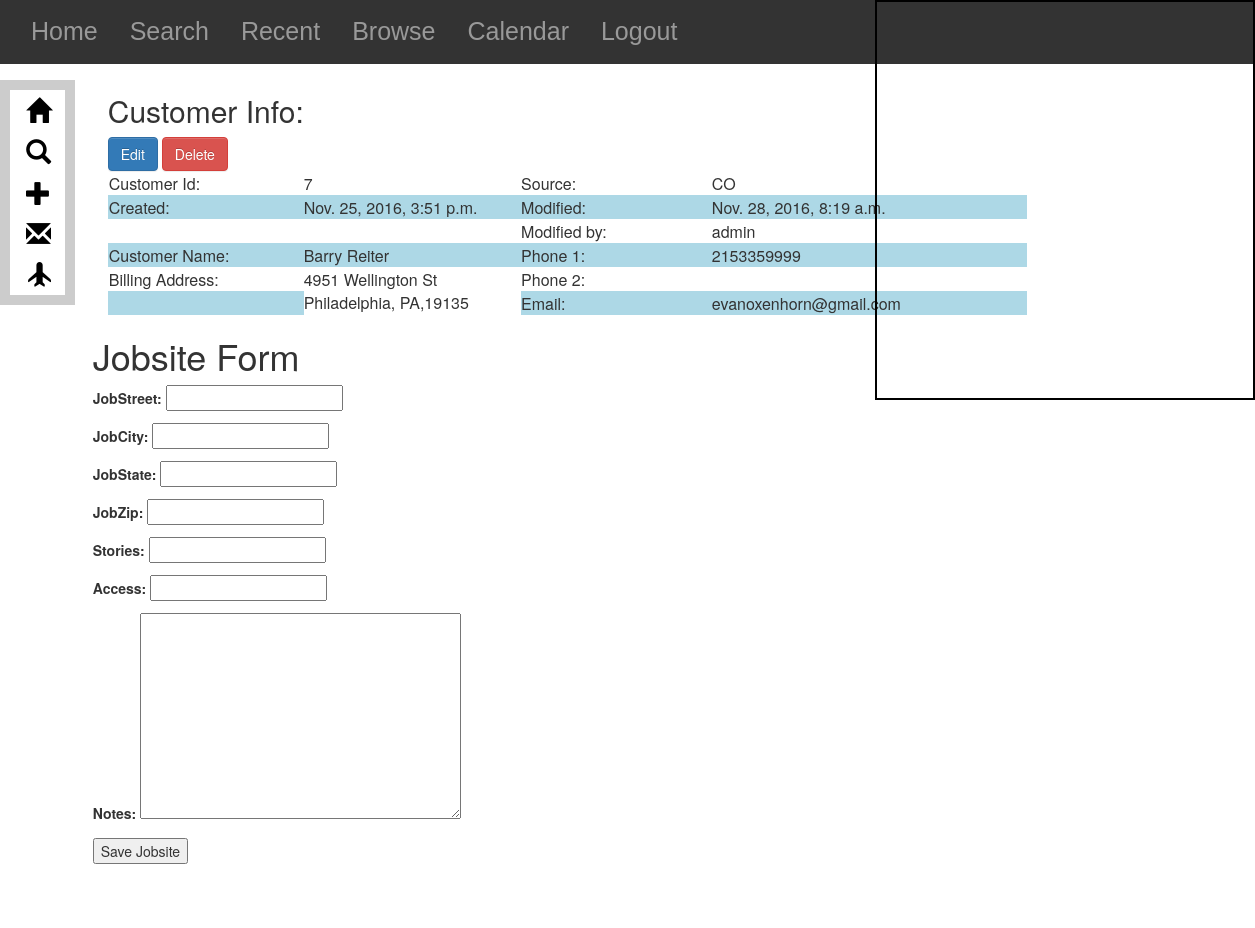
Page /customers/7/jobsite_create/ (signed in) on the committed database.
### Customers/models.py (models this page shows, shortened)
class Customer(models.Model):
    user = models.ForeignKey(settings.AUTH_USER_MODEL, default=1)
    modified_by=models.CharField(max_length=50,default=1)
    firstName = models.CharField(max_length=20)
    lastName = models.CharField(max_length=20)
    fullName = models.CharField(max_length=50, blank=True)
    billStreet = models.CharField(max_length=25)
    billCity = models.CharField(max_length=20)
    billState = models.CharField(max_length=2)
    billZip = models.CharField(max_length=5)
    latlng = models.CharField(blank=True, max_length=100, default = '')
    lat = models.FloatField(blank=True,max_length=100, default = '')
    lng = models.FloatField(blank=True, max_length=100, default='')
    phone1 = models.CharField(max_length=20)
    phone2 = models.CharField(max_length=20, blank=True)
    email = models.EmailField(max_length=50, blank=True)
    source = models.CharField(choices=SOURCE_CHOICES, max_length=20, default=NOTAPP)
    created = models.DateTimeField(auto_now=False, auto_now_add=True)
    modified = models.DateTimeField(auto_now=True, auto_now_add=False)
    def get_absolute_url(self):
        return reverse("customers:customer_detail", kwargs={"id": self.id})
    class Meta:
        ordering = ["-created", "-modified"]

### Customers/views.py (the view, shortened to what this page needs)
# urls.py: url(r'^(?P<id>\d+)/jobsite_create/$', jobsite_create, name='jobsite_create'),
def jobsite_create(request, id=None):
    if not (request.user.is_staff or request.user.is_superuser):
        raise Http404
    instance=get_object_or_404(Customer,id=id)
    form = JobsiteForm(request.POST or None, request.FILES or None)
    form.fields["customer_id"].initial= instance.id
    form.fields["customer_id"].disabled=True
    form.fields["latlng"].disabled=True
    form.fields["lat"].disabled=True
    form.fields["lng"].disabled=True
    form.fields["latlng"].widget = forms.HiddenInput()
    form.fields["lat"].widget =  forms.HiddenInput()
    form.fields["lng"].widget =  forms.HiddenInput()
    form.fields["customer_id"].widget =  forms.HiddenInput()
    context={
        "form":form,
        "instance":instance,
    }
    return render(request, "jobsite_form.html", context)

### Customers/forms.py
class JobsiteForm(forms.ModelForm):
    class Meta:
        model = Jobsite
        fields = [
            "customer_id",
            "jobStreet",
            "jobCity",
            "jobState",
            "jobZip",
            "stories",
            "access",
            "notes",
            "latlng",
            "lat",
            "lng",
        ]
        widgets = {
            'notes': Textarea,
            'customer_id': HiddenInput,
            'latlng': HiddenInput,
            'lat':HiddenInput,
            'lng':HiddenInput,
        }

### Customers/templates/jobsite_form.html (shortened to what this page needs)
{% extends "customer_detail.html" %}
{% block jobsite-content %}
<h1>Jobsite Form</h1>
<form method="POST" action="" enctype="multipart/form">{% csrf_token %}
        {{ form.as_p }}
    <input type="submit" value="Save Jobsite">
</form>
{% endblock jobsite-content %}

### Customers/templates/customer_detail.html (shortened to what this page needs)
{% extends "base.html" %}
{% block content %}
<div class="container">
    <div id='customer_info_div' class='customer_info col-sm-10'>
        <h2>Customer Info:</h2>
        <a href="{{ instance.get_absolute_url }}edit" class="btn btn-primary" role="button">Edit</a>
        <a href="{{ instance.get_absolute_url }}delete"
           onclick="return confirm('Are you sure want to delete this Customer?');"
           class="btn btn-danger" role="button">Delete</a></br>
        <table class="metadata_table">
            <tr>
                <td>Customer Id:</td>
                <td class="td-worktable">{{instance.id}}</td>
                <td>Source:</td>
                <td class="td-worktable">{{instance.source}}</td>
            </tr>
            <tr>
                <td>Created:</td>
                <td class="td-worktable">{{instance.created}}</td>
                <td>Modified:</td>
                <td class="td-worktable">{{instance.modified}}</br></td>
            </tr>
            <tr>
                <td></td>
                <td></td>
                <td> Modified by:</td>
                <td class="td-worktable">{{instance.modified_by}}</td>
            </tr>
            <tr>
                <td>Customer Name:</td>
                <td class="td-worktable">{{instance.fullName}}</td>
                <td>Phone 1:</td>
                <td class="td-worktable">{{instance.phone1}}</td>
            </tr>
            <tr>
                <td>Billing Address:</td>
                <td class="td-worktable" rowspan="2">{{instance.billStreet}}<br>{{instance.billCity}},
                    {{instance.billState}},{{instance.billZip}}
                </td>
                <td>Phone 2:</td>
                <td class="td-worktable">{{instance.phone2}}</td>
            </tr>
            <tr>
                <td></td>
                <td>Email:</td>
                <td class="td-worktable">{{instance.email}}</td>
            </tr>
        </table>
    </div>
{% endblock content %}
{% block right-pane %}
    <div id="map"></div>
{% endblock right-pane %}

### static/css/base.css (style rules this page uses)
h1 { color:#777777; }
table { border:1px solid transparent; }
table tr { border:1px solid transparent; vertical-align: top; }
tbody tr:nth-child(even) { background-color:lightblue; }
table tr, td { text-align: left; width:5%; }
#map { position:absolute; top:0; right:0; display: inline-block; width:380px; height:400px; vertical-align:top; float:right; border:solid black 2px; clear:none; }

### rows in the picture
Customer: id "7", source "CO", created "Nov. 25, 2016, 3:51 p.m.", modified "Nov. 28, 2016, 8:19 a.m.", modified_by "admin", fullName "Barry Reiter", phone1 "2153359999", billStreet "4951 Wellington St", billCity "Philadelphia", billState "PA", billZip "19135", email "evanoxenhorn@gmail.com"
